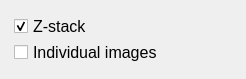
                            <widget class="QWidget" name="scrollAreaWidgetContents_4">
                             <property name="geometry">
                              <rect>
                               <x>0</x>
                               <y>0</y>
                               <width>246</width>
                               <height>78</height>
                              </rect>
                             </property>
                             <layout class="QGridLayout" name="gridLayout_14">
                              <item row="0" column="0">
                               <widget class="QWidget" name="widget_4" native="true">
                                <layout class="QGridLayout" name="gridLayout_15">
                                 <property name="leftMargin">
                                  <number>3</number>
                                 </property>
                                 <property name="topMargin">
                                  <number>3</number>
                                 </property>
                                 <property name="rightMargin">
                                  <number>3</number>
                                 </property>
                                 <property name="bottomMargin">
                                  <number>3</number>
                                 </property>
                                 <property name="verticalSpacing">
                                  <number>1</number>
                                 </property>
                                 <item row="0" column="0">
                                  <widget class="QCheckBox" name="checkBox_15">
                                   <property name="font">
                                    <font>
                                     <family>Arial</family>
                                     <pointsize>12</pointsize>
                                    </font>
                                   </property>
                                   <property name="autoFillBackground">
                                    <bool>false</bool>
                                   </property>
                                   <property name="text">
                                    <string>Z-stack</string>
                                   </property>
                                   <property name="checked">
                                    <bool>true</bool>
                                   </property>
                                  </widget>
                                 </item>
                                 <item row="1" column="0">
                                  <widget class="QCheckBox" name="checkBox_16">
                                   <property name="font">
                                    <font>
                                     <family>Arial</family>
                                     <pointsize>12</pointsize>
                                    </font>
                                   </property>
                                   <property name="text">
                                    <string>Individual images</string>
                                   </property>
                                   <property name="checked">
                                    <bool>false</bool>
                                   </property>
                                  </widget>
                                 </item>
                                </layout>
                               </widget>
                              </item>
                             </layout>
                            </widget>
